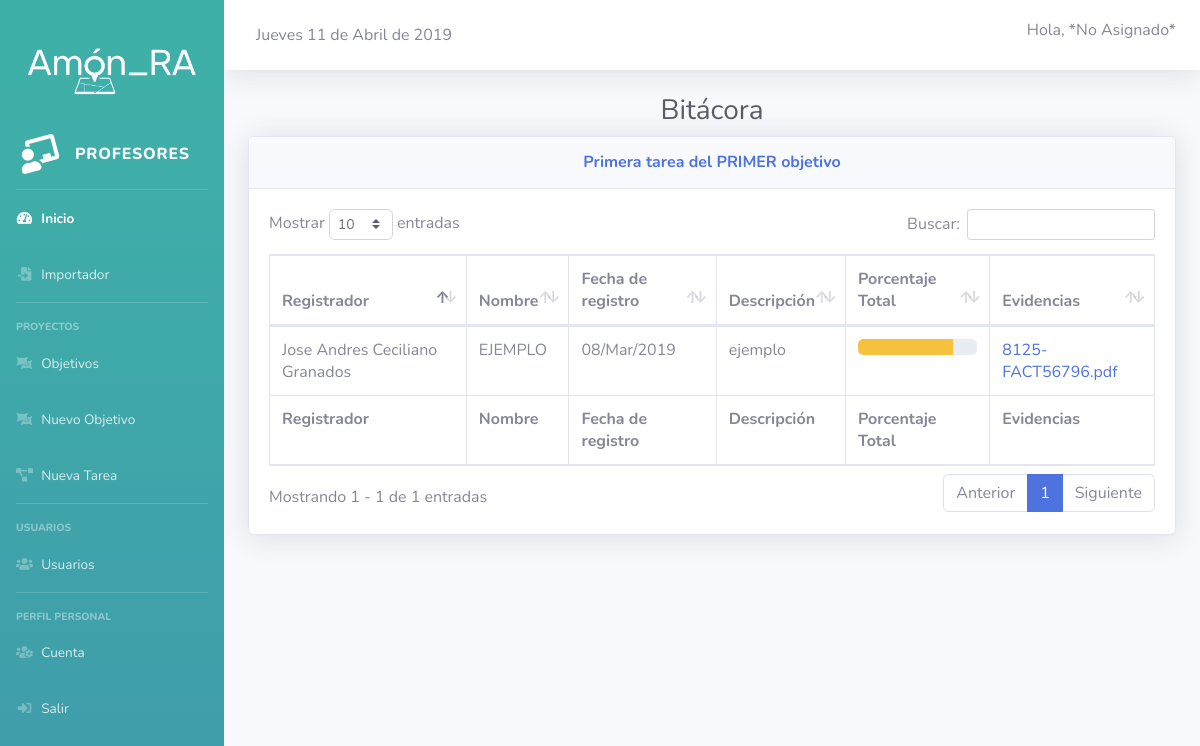
Screenshot of /index.php/profesores/bitacora/300400 with the database file from the repository.
### tables this page shows
CREATE TABLE `usuarios` (
  `id_usuario` int(11) NOT NULL,
  `nombre` varchar(500) NOT NULL,
  `email` varchar(200) NOT NULL,
  `password` varchar(100) NOT NULL,
  `tipo` int(1) NOT NULL DEFAULT '1' COMMENT '1 ESTUDIANTE 2 PROFESOR'
);

CREATE TABLE `tareas` (
  `id` int(30) NOT NULL,
  `id_persona` int(11) NOT NULL,
  `nombre` varchar(500) NOT NULL,
  `descripcion` text NOT NULL,
  `tarea_padre` int(30) NOT NULL,
  `fecha_creacion` datetime NOT NULL DEFAULT CURRENT_TIMESTAMP,
  `fecha_limite` datetime NOT NULL,
  `fecha_cierre` datetime NOT NULL,
  `estado` int(1) NOT NULL
);

CREATE TABLE `bitacora` (
  `id_bitacora` int(11) NOT NULL,
  `nombre` varchar(500) NOT NULL,
  `fecha_registro` datetime NOT NULL DEFAULT CURRENT_TIMESTAMP,
  `id_tarea` int(11) NOT NULL,
  `id_persona` int(11) NOT NULL,
  `porcentaje` int(11) NOT NULL,
  `descripcion` text NOT NULL,
  `evidencias` text NOT NULL
);

### application/controllers/profesores.php (called while the page is built, shortened)
<?php
class Profesores extends CI_Controller {
    public function bitacora()
	{
        $this->load->view('header');
        $this->load->model('tareas_m');
        $this->load->view('profesores/menu_profesores');
		$this->load->view('profesores/bitacora');
        $this->load->view('fotter');
	}
}

### index.php (called while the page is built, shortened)
<?php
require_once BASEPATH.'core/CodeIgniter.php';

### application/helpers/general_helper.php (called while the page is built, shortened)
<?php
function fecha(){
  $fecha = substr(date('d-m-Y H:i:s'), 0, 10);
  $numeroDia = date('d', strtotime($fecha));
  $dia = date('l', strtotime($fecha));
  $mes = date('F', strtotime($fecha));
  $anio = date('Y', strtotime($fecha));
  $dias_ES = array("Lunes", "Martes", "Miércoles", "Jueves", "Viernes", "Sábado", "Domingo");
  $dias_EN = array("Monday", "Tuesday", "Wednesday", "Thursday", "Friday", "Saturday", "Sunday");
  $nombredia = str_replace($dias_EN, $dias_ES, $dia);
  $meses_ES = array("Enero", "Febrero", "Marzo", "Abril", "Mayo", "Junio", "Julio", "Agosto", "Septiembre", "Octubre", "Noviembre", "Diciembre");
  $meses_EN = array("January", "February", "March", "April", "May", "June", "July", "August", "September", "October", "November", "December");
  $nombreMes = str_replace($meses_EN, $meses_ES, $mes);
  return $nombredia." ".$numeroDia." de ".$nombreMes." de ".$anio;
}
function nombre_persona(){
    $ci=& get_instance();
    $query = $ci->db->query("SELECT nombre FROM usuarios where id_usuario = '".$_SESSION['usuario']."' ");
    $row = $query->row_array();
    return $row['nombre'];
}
?>

### application/views/profesores/bitacora.php (the view, shortened to what this page needs)
<body id="page-top">
        <div class="container-fluid">
            <center>
          <h1 class="h3 mb-2 text-gray-800">Bitácora</h1>
            </center>
        <div class="card shadow mb-4">
            <div class="card-header py-3">
                <h6 class="m-0 font-weight-bold text-primary"><center><?= $this->tareas_m->get_nombre_tarea(); ?></center></h6>
            </div>
            <div class="card-body">
              <div class="table-responsive">
                <table class="table table-bordered" id="dataTable" width="100%" cellspacing="0">
                  <thead>
                    <tr>
                        <th>Registrador</th>
                        <th>Nombre</th>
                        <th>Fecha de registro</th>
                        <th>Descripción</th>
                        <th>Porcentaje Total</th>
                        <th>Evidencias</th>
                    </tr>
                  </thead>
                  <tfoot>
                    <tr>
                        <th>Registrador</th>
                        <th>Nombre</th>
                        <th>Fecha de registro</th>
                        <th>Descripción</th>
                        <th>Porcentaje Total</th>
                        <th>Evidencias</th>
                    </tr>
                  </tfoot>
                  <tbody>
                      <?php
                        $datos = $this->tareas_m->get_bitacora();
                        foreach($datos as $row)
                        {
                          echo '
                          <tr>
                            <td>'.$row->encargado.'</td>
                            <td>'.$row->nombre.'</td>
                            <td>'.$row->fecha_registro.'</td>
                            <td>'.$row->descripcion.'</td>
                            <td>'.$this->tareas_m->avance_bitacora($row->porcentaje).'</td>
                            <td>'.$this->tareas_m->print_evidencias($row->evidencias).'</td>
                          </tr>';
                        }
                        ?>
                  </tbody>
                </table>
              </div>
            </div>
          </div>
        </div>

### application/views/profesores/menu_profesores.php
<div id="wrapper">
    <ul class="navbar-nav bg-gradient-primary sidebar sidebar-dark accordion" id="accordionSidebar">
                    <br>
        <br>
        <center>
        <img src="<?php echo base_url(); ?>/dist/img/logo_transparente.png" style="width: 75%;">
        </center><br>
        <a class="sidebar-brand d-flex align-items-center justify-content-center" href="<?php echo base_url(); ?>index.php/profesores">
            <div class="sidebar-brand-icon rotate-n-15">
                <i class="fas fa-chalkboard-teacher"></i>
            </div>
            <div class="sidebar-brand-text mx-3">Profesores </div>
        </a>
        <hr class="sidebar-divider my-0">
        <li class="nav-item active">
            <a class="nav-link" href="<?php echo base_url(); ?>index.php/profesores/">
          <i class="fas fa-fw fa-tachometer-alt"></i>
          <span>Inicio</span></a>
        </li>
             <li class="nav-item ">
            <a class="nav-link" href="<?php echo base_url(); ?>index.php/profesores/importador">
          <i class="fas fa-fw fa-file-import"></i>
          <span>Importador</span></a>
        </li>
        <hr class="sidebar-divider">
        <div class="sidebar-heading">
            Proyectos
        </div>
        <li class="nav-item ">
            <a class="nav-link" href="<?php echo base_url(); ?>index.php/profesores/objetivos">
          <i class="fas fa-fw fa-object-ungroup"></i>
          <span>Objetivos</span></a>
        </li>
        <li class="nav-item ">
            <a class="nav-link" href="<?php echo base_url(); ?>index.php/profesores/nuevo_objetivo">
          <i class="fas fa-fw fa-object-ungroup"></i>
          <span>Nuevo Objetivo</span></a>
        </li>
        <li class="nav-item ">
            <a class="nav-link" href="<?php echo base_url(); ?>index.php/profesores/nueva_tarea">
          <i class="fas fa-fw fa-project-diagram"></i>
          <span>Nueva Tarea</span></a>
        </li>
        <hr class="sidebar-divider">
        <div class="sidebar-heading">
            Usuarios
        </div>
        <li class="nav-item ">
            <a class="nav-link" href="<?php echo base_url(); ?>index.php/profesores/usuarios">
          <i class="fas fa-fw fa-users"></i>
          <span>Usuarios</span></a>
        </li>
        <hr class="sidebar-divider">
        <div class="sidebar-heading">
            Perfil personal
        </div>
        <li class="nav-item ">
            <a class="nav-link" href="<?php echo base_url(); ?>index.php/profesores/cuenta">
          <i class="fas fa-fw fa-users-cog"></i>
          <span>Cuenta</span></a>
            <a class="nav-link" href="#" data-target="#logoutModal"  data-toggle="modal">
          <i class="fas fa-fw fa-sign-in-alt"></i>
          <span>Salir</span></a>
        </li>
    </ul>
    <div id="content-wrapper" class="d-flex flex-column">
        <div id="content">
            <nav class="navbar navbar-expand navbar-light bg-white topbar mb-4 static-top shadow">
                <div class="d-none d-sm-inline-block form-inline mr-auto ml-md-3 my-2 my-md-0 mw-100 navbar-search">
                    <?= fecha(); ?>
                </div>
                 <span class="mr-2 d-none d-lg-inline text-gray-600 small">
                     <h6>Hola, <?= nombre_persona() ?></h6>
                </span>
            </nav>

### application/models/tareas_m.php (shortened to what this page needs)
<?php
class tareas_m extends CI_Model {
    public function get_nombre_tarea(){
        $query = $this->db->query("SELECT nombre FROM `tareas` WHERE tareas.id = ".$this->uri->segment(3)."");
        $row = $query->row();
        return $row->nombre;
    }
    public function avance_bitacora($porcentaje){
        if($porcentaje < 40 ){
            $clase = 'progress-bar bg-danger';
        }else{
            if($porcentaje == 100){
                $clase = 'progress-bar bg-success';
            }else{
                $clase = 'progress-bar bg-warning';
            }
        }
        $resultado = '
        <div class="progress mb-4">
            <div class="'.$clase.'" role="progressbar" style="width: '.$porcentaje.'%" aria-valuenow="20" aria-valuemin="0" aria-valuemax="100"></div>
        </div>';
        return $resultado;
    }
    public function print_evidencias($json){
        if ($json != "null"){
            $evidencias_json = json_decode($json,true);
            $evidencias = "";
            foreach ($evidencias_json as $valor){
                $evidencias .= "<a href='../../../upload/$valor'  target='_blanck' >$valor</a><br>";
            }
            return $evidencias;
        }
        return "";
    }
    public function get_bitacora(){
        $query = $this->db->query("SELECT bitacora.nombre,DATE_FORMAT(bitacora.fecha_registro, '%d/%b/%Y') as fecha_registro,porcentaje, descripcion , usuarios.nombre as encargado,bitacora.evidencias FROM bitacora,usuarios WHERE bitacora.id_persona = usuarios.id_usuario and `id_tarea` = ".$this->uri->segment(3)." order by porcentaje DESC");
        return $query->result();
    }
}
?>

### rows the page displays
usuarios: nombre "*No Asignado*"
tareas: nombre "Primera tarea del PRIMER objetivo"
bitacora: id_persona.nombre "Jose Andres Ceciliano Granados", nombre "EJEMPLO", fecha_registro "08/Mar/2019", descripcion "ejemplo", porcentaje 80 (drawn), evidencias "8125-FACT56796.pdf"

### other values shown
fecha() "Jueves 11 de Abril de 2019"
